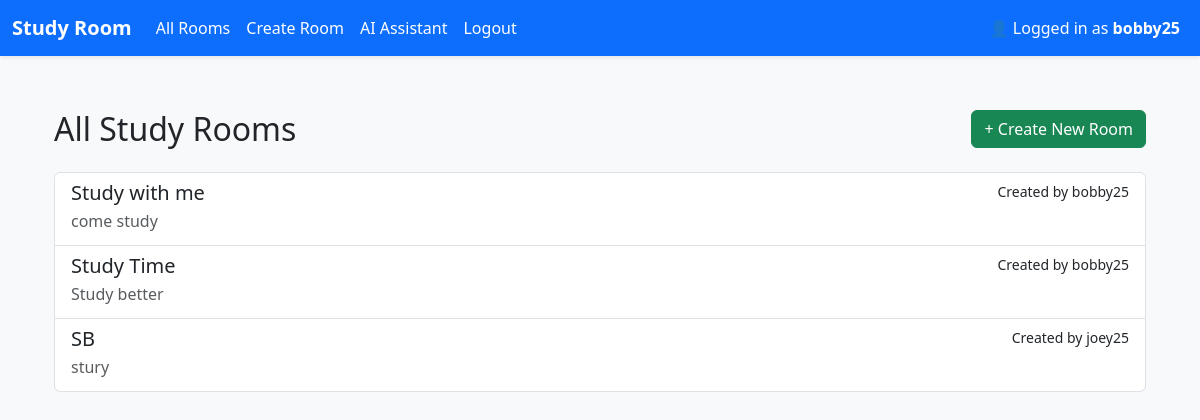
Before: /studyroom/rooms (signed in) with the older database file.
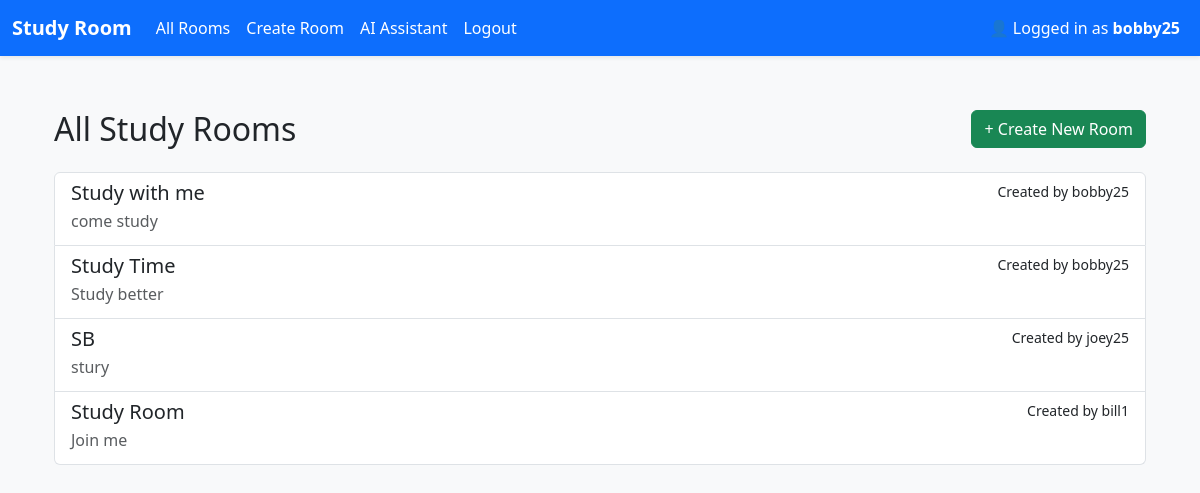
After: the same page with the newer database file.
### app/models.py (models this page shows)
class StudyRoom(db.Model):
    id = db.Column(db.Integer, primary_key=True) # each room has a uniuqe id
    name = db.Column(db.String(100), nullable=False) # nullable means column cannot be empty
    description = db.Column(db.Text, nullable=True)
    host_id = db.Column(db.Integer, db.ForeignKey('user.id'), nullable=False) # links to the user who created the room
    created_at = db.Column(db.DateTime, default=datetime.utcnow)
    is_active = db.Column(db.Boolean, default=True)
    host = db.relationship('User', backref=db.backref('study_rooms', lazy=True))
    messages = db.relationship('Message', backref='room', cascade="all, delete", passive_deletes=True)

class User(db.Model, UserMixin): # UserMixin allows methods for user
    id = db.Column(db.Integer, primary_key=True) # primary_key is the identifier for the table. every id column will automatically become unqiue for every user
    username = db.Column(db.String(25), nullable=False, unique=True) # all field must have value and must be unique. can have 25 char max
    email = db.Column(db.String(120), nullable=False, unique=True)
    password_hash = db.Column(db.String(128), nullable=False)
    bio = db.Column(db.Text, nullable=True)
    image_file = db.Column(db.String(120), default="default.jpg")

### app/studyroom/routes.py (the view)
@studyroom_bp.route('/rooms')
@login_required
def room_list():
    rooms = StudyRoom.query.all()
    return render_template('rooms/list.html', rooms=rooms)

### app/__init__.py (called while the page is built)
def create_app():
    app = Flask(__name__)
    app.config.from_object(Config) # set config file
    db.init_app(app)
    login_manager.init_app(app)
    socketio.init_app(app)
    mail.init_app(app)
    from flask_migrate import Migrate
    migrate = Migrate(app, db)
    from app.models import User, StudyRoom
    @login_manager.user_loader
    def load_user(user_id):
        return User.query.get(int(user_id))
    from dotenv import load_dotenv
    load_dotenv()
    from app.auth import auth_bp
    app.register_blueprint(auth_bp, url_prefix='/auth')
    from app.studyroom import studyroom_bp
    app.register_blueprint(studyroom_bp, url_prefix='/studyroom')
    try:
        from app.main import main_bp # Register main Blueprint
        app.register_blueprint(main_bp)
    except ImportError:
        pass
    from app import sockets
    return app

### app/templates/rooms/list.html (shortened to what this page needs)
{% extends 'base.html' %}
{% block content %}
<div class="container py-4">
    <div class="d-flex justify-content-between align-items-center mb-4">
        <h2 class="mb-0">All Study Rooms</h2>
        <a href="{{ url_for('studyroom.create_room') }}" class="btn btn-success">+ Create New Room</a>
    </div>
    {% if rooms %}
        <div class="list-group">
            {% for room in rooms %}
                <a href="{{ url_for('studyroom.room_detail', room_id=room.id) }}" class="list-group-item list-group-item-action">
                    <div class="d-flex justify-content-between">
                        <h5 class="mb-1">{{ room.name }}</h5>
                        <small>Created by {{ room.host.username }}</small>
                    </div>
                    <p class="mb-1 text-muted">{{ room.description[:100] }}{% if room.description|length > 100 %}...{% endif %}</p>
                </a>
            {% endfor %}
        </div>
    {% else %}
        <p class="text-muted">No study rooms available. Be the first to create one!</p>
    {% endif %}
</div>
{% endblock %}

Changed rows visible on the page:
added StudyRoom: name "Study Room", host.username "bill1", description "Join me"
